Frame 1 (no input): blank canvas, image omitted
Frame 60 (the mouse pressed at the canvas centre just before this capture): blank canvas, image omitted
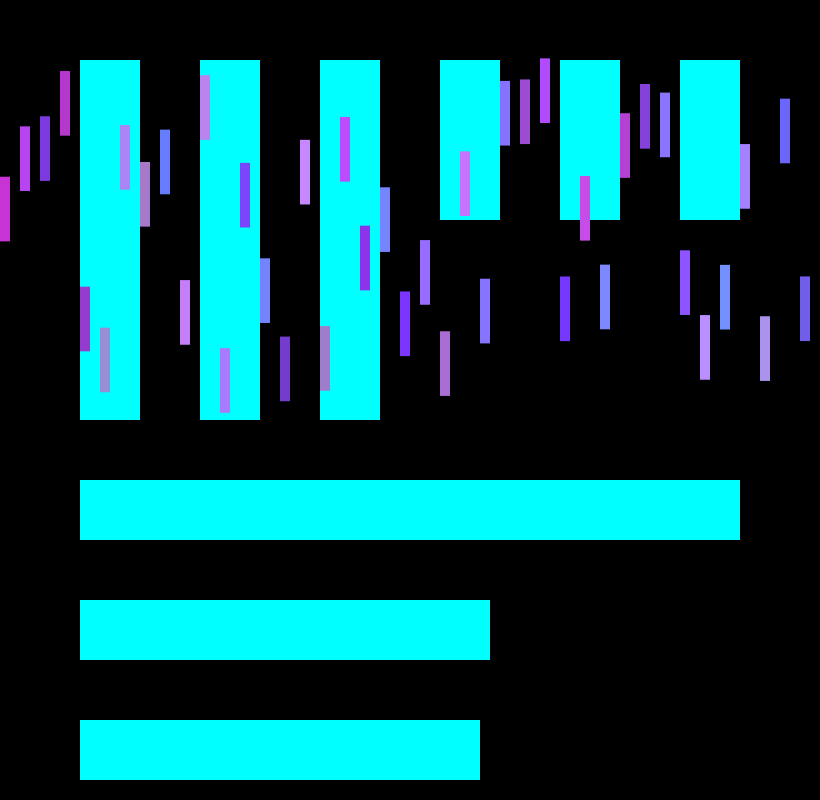
Frame 120 (the mouse held since frame 60 and released just before this capture)

The Processing sketch whose frames 1 and 60 were blank and that drew this single picture after the mouse press (run headless with seeded random() and noise(); from frame 60 on, the mouse is pressed at the canvas centre):

// Processing sketch: HelenaRua_lines_and_such
// ── HelenaRua_lines_and_such.pde
int counter=0; //limite de passos a dar
int value = 0;
int w = 10; //largura rect
float h = random(0,100);//altura rect
int x = 0;//até onde vai (largura)
float y;//até onde vai (altura)
  
void setup(){
  
 size(820,800); 

}


void draw(){
 background(0);
 
//color changesss!
 fill(value,mouseX,mouseY);
 

 
//squares and lines
 rect(80,480,660,60);
 rect(80,720,mouseY,60);
 rect(80,600,mouseX,60);
 rect(80,60,60,height/2-40);
 rect(200,60,60,height/2-40);
 rect(320,60,60,height/2-40);
 rect(440,60,60,mouseY/2-40);
 rect(560,60,60,mouseY/2-40);
 rect(680,60,60,mouseY/2-40);
 
//xau stroke
for(int i = x;i<=width; i = i + w*2 ){
 noStroke();
 
//enquanto mousepressed
if(mousePressed == true){
 y = random(50,350); 

//cores purple random
fill(random(100,200), random(50,150), random(200,300));
}

//se não mousepressed:
else{
  y = 200;
}

//rect 
rect(i,y,w,h); 
}

}
